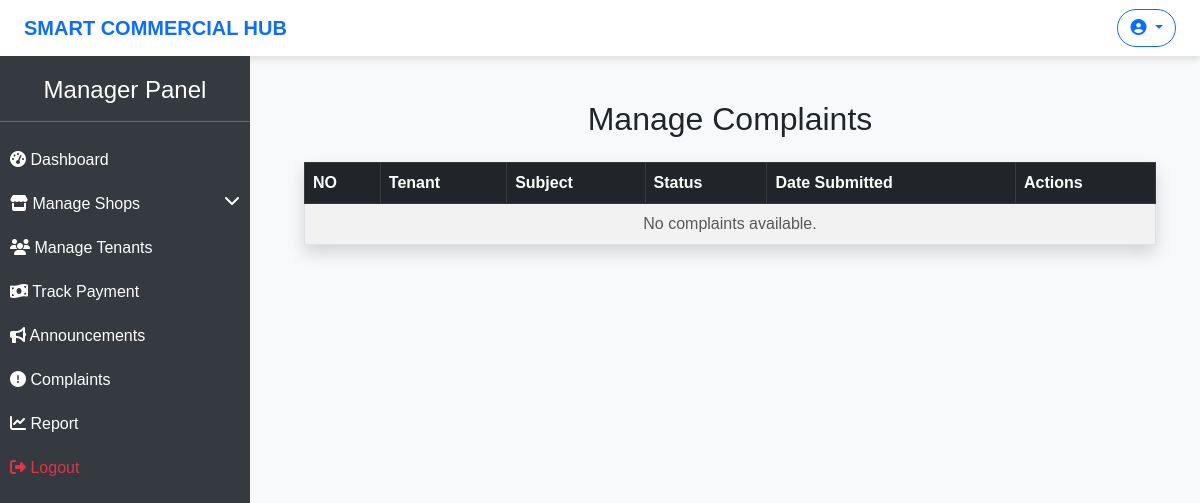
The app's page /manage-complaints/, older data.
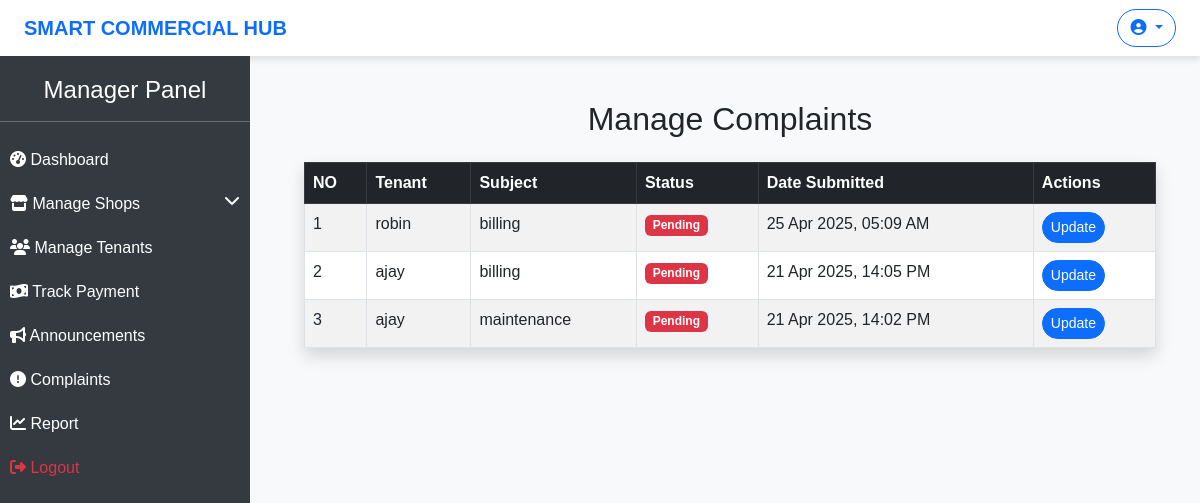
The same page, newer data.
### hub/models.py (models this page shows, shortened)
class Complaint(models.Model):
    id = models.AutoField(primary_key=True)
    shop = models.ForeignKey(AllocatedShop,on_delete=models.CASCADE,related_name='allocat_shops')
    category = models.CharField(max_length=25,choices=CATEGORY_CHOICES)
    description = models.TextField()
    status = models.CharField(max_length=15, choices=STATUS_CHOICES, default='pending')
    priority = models.CharField(max_length=10, choices=PRIORITY_CHOICES, default='medium')
    created_at = models.DateTimeField(auto_now_add=True)
    resolved_at = models.DateTimeField(null=True, blank=True)
    image = models.ImageField(upload_to='resolved_images/', null=True, blank=True)
    resolved_by = models.ForeignKey(User, on_delete=models.SET_NULL, null=True, blank=True, related_name='resolved_complaints')
    resolution_notes = models.TextField(blank=True, null=True)

class AllocatedShop(models.Model):
    id = models.AutoField(primary_key=True)
    shop_id = models.ForeignKey(Shop,on_delete=models.CASCADE,related_name='shops')
    tenant_id = models.ForeignKey(Tenant,on_delete=models.CASCADE,related_name='tenants')
    lease_start = models.DateField()
    lease_end = models.DateField()
    rent_amount = models.DecimalField(max_digits=7,decimal_places=2)
    security_deposit = models.DecimalField(max_digits=7,decimal_places=2)
    payment_status = models.CharField(max_length=15,choices=PAYMENT_STATUS)
    status = models.CharField(max_length=10,choices=STATUS_CHOICES)
    agreement_document = models.FileField(upload_to='agreement/', null=True, blank=True)
    created_at = models.DateTimeField(auto_now_add=True)
    updated_at = models.DateTimeField(auto_now_add=True)

class Tenant(models.Model):
    id = models.AutoField(primary_key=True)
    tenant = models.OneToOneField(User, on_delete=models.CASCADE)
    phone = models.CharField(max_length=12)
    address = models.CharField(max_length=255)
    id_proof = models.FileField(upload_to='id_proof/',null=True,blank=True)
    image = models.ImageField(upload_to='tenant_images/', null=True, blank=True)
    created_at = models.DateTimeField(auto_now_add=True)
    updated_at = models.DateTimeField(auto_now=True)

### hub/views.py (the view)
# urls.py: path("manage-complaints/", manage_complaints, name="manage_complaints"),
def manage_complaints(request):
    complaints = Complaint.objects.all().order_by("-created_at")
    return render(request, "manager/manage_complaints.html", {"complaints": complaints})

### templates/manager/manage_complaints.html
{% extends "manager/base.html" %}
{% block content %}
<div class="container">
    <h2 class="text-center my-4">Manage Complaints</h2>
    <table class="table table-bordered table-striped shadow">
        <thead class="table-dark">
            <tr>
                <th>NO</th>
                <th>Tenant</th>
                <th>Subject</th>
                <th>Status</th>
                <th>Date Submitted</th>
                <th>Actions</th>
            </tr>
        </thead>
        <tbody>
            {% for complaint in complaints %}
            <tr>
                <td>{{ forloop.counter }}</td>
                <td>{{ complaint.shop.tenant_id.tenant }}</td>
                <td>{{ complaint.category }}</td>
                <td>
                    <span class="badge {% if complaint.status == 'pending' %} bg-danger
                                       {% elif complaint.status == 'in_progress' %} bg-warning
                                       {% else %} bg-success{% endif %}">
                        {{ complaint.get_status_display }}
                    </span>
                </td>
                <td>{{ complaint.created_at|date:"d M Y, H:i A" }}</td>
                <td>
                    <a href="{% url 'update_complaint' complaint.id %}" class="btn btn-sm btn-primary">Update</a>
                </td>
            </tr>
            {% empty %}
            <tr>
                <td colspan="6" class="text-center text-muted">No complaints available.</td>
            </tr>
            {% endfor %}
        </tbody>
    </table>
</div>
{% endblock %}

Row changes from the older to the newer data that the page shows:
added Complaint: shop.tenant_id.tenant "robin", category "billing", status "Pending", created_at "25 Apr 2025, 05:09 AM"
added Complaint: shop.tenant_id.tenant "ajay", category "billing", status "Pending", created_at "21 Apr 2025, 14:05 PM"
added Complaint: shop.tenant_id.tenant "ajay", category "maintenance", status "Pending", created_at "21 Apr 2025, 14:02 PM"
Text that changed along with them:
text no longer shown: "No complaints available."
